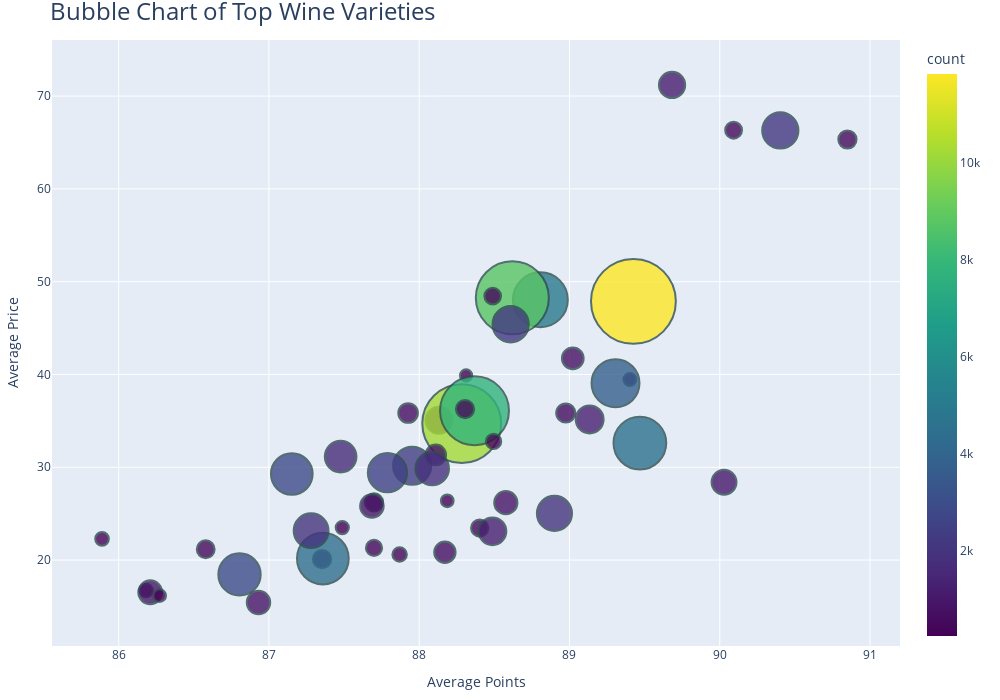

Notebook code cell kept with this figure:
### Code cell
bubble_data = df[['variety', 'points', 'price']]

# Drop rows with missing values
bubble_data.dropna(subset=['variety', 'points', 'price'], inplace=True)

# Get the top 10 varieties by frequency
top_varieties = bubble_data['variety'].value_counts().head(50).index

# Filter the dataset for the top varieties
top_varieties_data = bubble_data[bubble_data['variety'].isin(top_varieties)]

# Group by variety and calculate average points and price for each variety
top_grouped_data = top_varieties_data.groupby('variety').agg({'points': 'mean', 'price': 'mean'}).reset_index()

# Get the frequency of each variety
variety_counts = bubble_data['variety'].value_counts()

# Add the frequency count to the grouped data
top_grouped_data['count'] = top_grouped_data['variety'].map(variety_counts)

# Create the bubble chart using Plotly
fig = px.scatter(top_grouped_data, x='points', y='price', size='count', color='count',
                 hover_name='variety', hover_data={'count': True},
                 size_max=60, title='Bubble Chart of Top Wine Varieties',
                 labels={'points': 'Average Points', 'price': 'Average Price'},
                 color_continuous_scale=px.colors.sequential.Viridis)

# Customize the hover template to show count and avoid overlapping text
fig.update_traces(marker=dict(opacity=0.8, line=dict(width=2, color='DarkSlateGrey')),
                  hovertemplate='<b>%{hovertext}</b><br>Count: %{customdata[0]}<br>Points: %{x}<br>Price: %{y}')


# Adjust layout for better readability
fig.update_layout(
    autosize=False,
    width=1000,
    height=700,
    margin=dict(l=40, r=40, b=40, t=40),
    title_font_size=24
)

# Show the interactive plot
fig.show()

### Figure 1 — Plotly figure (JSON) as saved in the notebook; plotly's stock layout.template omitted (floating-point values rounded to 4 significant figures)
{"data": [{"customdata": [[274], [432], [545], [4958], [635], [1195], [8761], [525], [1134], [10235], [492], [456], [749], [307], [885], [552], [604], [1019], [2391], [2855], [302], [2159], [289], [250], [701], [345], [934], [1266], [11833], [467], [2028], [905], [7800], [1282], [388], [4571], [2950], [2163], [545], [268], [4400], [775], [1849], [3778], [1650], [548], [264], [911], [2000], [2524]], "hovertemplate": "<b>%{hovertext}</b><br>Count: %{customdata[0]}<br>Points: %{x}<br>Price: %{y}", "hovertext": ["Aglianico", "Albariño", "Barbera", "Bordeaux-style Red Blend", "Bordeaux-style White Blend", "Cabernet Franc", "Cabernet Sauvignon", "Carmenère", "Champagne Blend", "Chardonnay", "Chenin Blanc", "Corvina, Rondinella, Molinara", "Gamay", "Garnacha", "Gewürztraminer", "Glera", "Grenache", "Grüner Veltliner", "Malbec", "Merlot", "Moscato", "Nebbiolo", "Nero d'Avola", "Petit Verdot", "Petite Sirah", "Pinot Blanc", "Pinot Grigio", "Pinot Gris", "Pinot Noir", "Port", "Portuguese Red", "Portuguese White", "Red Blend", "Rhône-style Red Blend", "Rhône-style White Blend", "Riesling", "Rosé", "Sangiovese", "Sangiovese Grosso", "Sauvignon", "Sauvignon Blanc", "Shiraz", "Sparkling Blend", "Syrah", "Tempranillo", "Tempranillo Blend", "Verdejo", "Viognier", "White Blend", "Zinfandel"], "legendgroup": "", "marker": {"color": [274, 432, 545, 4958, 635, 1195, 8761, 525, 1134, 10235, 492, 456, 749, 307, 885, 552, 604, 1019, 2391, 2855, 302, 2159, 289, 250, 701, 345, 934, 1266, 11833, 467, 2028, 905, 7800, 1282, 388, 4571, 2950, 2163, 545, 268, 4400, 775, 1849, 3778, 1650, 548, 264, 911, 2000, 2524], "coloraxis": "coloraxis", "line": {"color": "DarkSlateGrey", "width": 2}, "opacity": 0.8, "size": [274, 432, 545, 4958, 635, 1195, 8761, 525, 1134, 10235, 492, 456, 749, 307, 885, 552, 604, 1019, 2391, 2855, 302, 2159, 289, 250, 701, 345, 934, 1266, 11833, 467, 2028, 905, 7800, 1282, 388, 4571, 2950, 2163, 545, 268, 4400, 775, 1849, 3778, 1650, 548, 264, 911, 2000, 2524], "sizemode": "area", "sizeref": 3.287, "symbol": "circle"}, "mode": "markers", "name": "", "orientation": "v", "showlegend": false, "type": "scatter", "x": [89.4, 87.7, 87.7, 88.81, 87.93, 88.13, 88.62, 86.58, 89.68, 88.28, 88.4, 88.49, 88.17, 85.89, 88.58, 87.35, 88.98, 90.03, 87.95, 87.15, 86.18, 90.4, 87.49, 88.31, 88.11, 87.87, 86.21, 88.49, 89.43, 90.09, 88.9, 86.93, 88.37, 89.13, 88.49, 89.47, 86.8, 88.61, 90.85, 88.19, 87.36, 89.02, 88.09, 89.31, 87.48, 88.3, 86.27, 87.68, 87.28, 87.79], "xaxis": "x", "y": [39.46, 21.31, 26.21, 48.05, 35.85, 35.06, 48.26, 21.16, 71.19, 34.71, 23.45, 48.44, 20.85, 22.29, 26.19, 20.11, 35.85, 28.39, 30.16, 29.27, 16.72, 66.3, 23.5, 39.88, 31.33, 20.6, 16.53, 23.1, 47.88, 66.32, 25.03, 15.42, 36.09, 35.15, 32.78, 32.61, 18.45, 45.41, 65.32, 26.38, 20.17, 41.74, 29.86, 39.05, 31.15, 36.27, 16.17, 25.83, 23.17, 29.42], "yaxis": "y"}], "layout": {"autosize": false, "coloraxis": {"colorbar": {"title": {"text": "count"}}, "colorscale": [[0, "#440154"], [0.1111, "#482878"], [0.2222, "#3e4989"], [0.3333, "#31688e"], [0.4444, "#26828e"], [0.5556, "#1f9e89"], [0.6667, "#35b779"], [0.7778, "#6ece58"], [0.8889, "#b5de2b"], [1, "#fde725"]]}, "height": 700, "legend": {"itemsizing": "constant", "tracegroupgap": 0}, "margin": {"b": 40, "l": 40, "r": 40, "t": 40}, "title": {"font": {"size": 24}, "text": "Bubble Chart of Top Wine Varieties"}, "width": 1000, "xaxis": {"anchor": "y", "domain": [0, 1], "title": {"text": "Average Points"}}, "yaxis": {"anchor": "x", "domain": [0, 1], "title": {"text": "Average Price"}}}}
